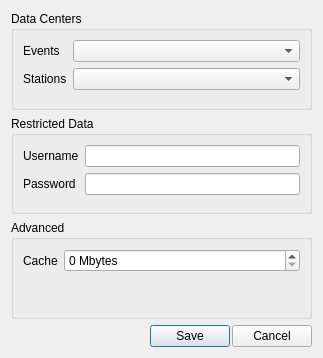
<?xml version="1.0" encoding="UTF-8"?>
<ui version="4.0">
 <class>PreferencesDialog</class>
 <widget class="QDialog" name="PreferencesDialog">
  <property name="windowModality">
   <enum>Qt::ApplicationModal</enum>
  </property>
  <property name="geometry">
   <rect>
    <x>0</x>
    <y>0</y>
    <width>323</width>
    <height>358</height>
   </rect>
  </property>
  <property name="windowTitle">
   <string>Preferences</string>
  </property>
  <property name="modal">
   <bool>true</bool>
  </property>
  <layout class="QVBoxLayout" name="verticalLayout" stretch="0,0,0,1">
   <item>
    <widget class="QGroupBox" name="dataCentersGroupBox">
     <property name="title">
      <string>Data Centers</string>
     </property>
     <layout class="QFormLayout" name="formLayout_4">
      <item row="0" column="0">
       <widget class="QLabel" name="label">
        <property name="text">
         <string>Events</string>
        </property>
       </widget>
      </item>
      <item row="0" column="1">
       <widget class="QComboBox" name="eventDataCenterComboBox"/>
      </item>
      <item row="1" column="0">
       <widget class="QLabel" name="label_2">
        <property name="text">
         <string>Stations</string>
        </property>
       </widget>
      </item>
      <item row="1" column="1">
       <widget class="QComboBox" name="stationDataCenterComboBox"/>
      </item>
     </layout>
    </widget>
   </item>
   <item>
    <widget class="QGroupBox" name="restrictedDataGroupBos">
     <property name="title">
      <string>Restricted Data</string>
     </property>
     <layout class="QFormLayout" name="formLayout">
      <item row="0" column="0">
       <widget class="QLabel" name="label_4">
        <property name="text">
         <string>Username</string>
        </property>
       </widget>
      </item>
      <item row="0" column="1">
       <widget class="QLineEdit" name="usernameLineEdit">
        <property name="minimumSize">
         <size>
          <width>200</width>
          <height>0</height>
         </size>
        </property>
       </widget>
      </item>
      <item row="1" column="0">
       <widget class="QLabel" name="label_5">
        <property name="text">
         <string>Password</string>
        </property>
       </widget>
      </item>
      <item row="1" column="1">
       <widget class="QLineEdit" name="passwordLineEdit">
        <property name="minimumSize">
         <size>
          <width>200</width>
          <height>0</height>
         </size>
        </property>
       </widget>
      </item>
     </layout>
    </widget>
   </item>
   <item>
    <widget class="QGroupBox" name="advancedOptionsGroupBox">
     <property name="title">
      <string>Advanced</string>
     </property>
     <property name="alignment">
      <set>Qt::AlignLeading|Qt::AlignLeft|Qt::AlignTop</set>
     </property>
     <layout class="QFormLayout" name="formLayout_3">
      <item row="0" column="0">
       <widget class="QLabel" name="label_3">
        <property name="text">
         <string>Cache</string>
        </property>
       </widget>
      </item>
      <item row="0" column="1">
       <widget class="QSpinBox" name="cacheSizeSpinBox">
        <property name="suffix">
         <string> Mbytes</string>
        </property>
        <property name="maximum">
         <number>500</number>
        </property>
       </widget>
      </item>
     </layout>
    </widget>
   </item>
   <item>
    <layout class="QHBoxLayout" name="horizontalLayout">
     <property name="spacing">
      <number>2</number>
     </property>
     <item>
      <spacer name="horizontalSpacer">
       <property name="orientation">
        <enum>Qt::Horizontal</enum>
       </property>
       <property name="sizeHint" stdset="0">
        <size>
         <width>0</width>
         <height>0</height>
        </size>
       </property>
      </spacer>
     </item>
     <item>
      <widget class="QPushButton" name="okButton">
       <property name="text">
        <string>Save</string>
       </property>
       <property name="default">
        <bool>true</bool>
       </property>
      </widget>
     </item>
     <item>
      <widget class="QPushButton" name="cancelButton">
       <property name="text">
        <string>Cancel</string>
       </property>
      </widget>
     </item>
    </layout>
   </item>
  </layout>
 </widget>
 <resources/>
 <connections/>
</ui>
